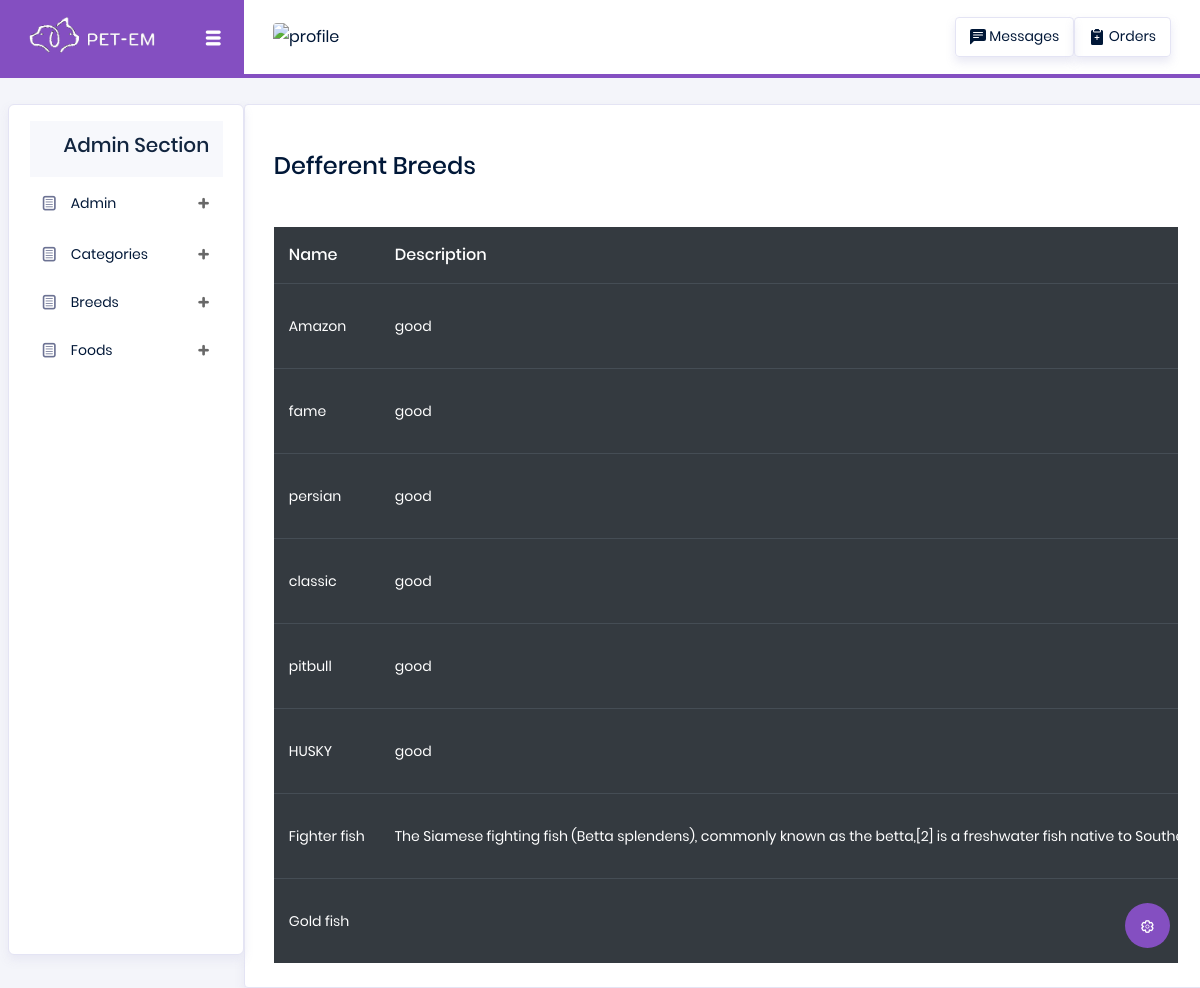
/backend/displaybreed/, run on the app's committed database.
### backend/models.py (models this page shows)
class breeddb(models.Model):
    Breed = models.CharField(max_length=100, blank=True, null=True)
    Description = models.CharField(max_length=100, blank=True, null=True)
    Category = models.CharField(max_length=100, blank=True, null=True)
    Image = models.ImageField(upload_to="media", blank=True, null=True)
    Distributer = models.CharField(max_length=100, blank=True, null=True)
    Dinfo = models.CharField(max_length=100, blank=True, null=True)

### backend/views.py (the view)
# urls.py: path('displaybreed/', views.displaybreed, name="displaybreed"),
def displaybreed(r):
    data=breeddb.objects.all()
    return render(r,"breeddisplay.html",{"data":data})

### backend/templates/breeddisplay.html (shortened to what this page needs)
<!DOCTYPE html>
{% extends "index.html" %}
{% block content %}
<html lang="en">
<head>
</head>
<body>
<div class="card">
                <div class="card-body"><br>
                  <h4>Defferent Breeds</h4>
                  <br>
                  <div class="table-responsive pt-3">
                    <table class="table table-dark">
                      <thead>
                        <tr>
                          <th>
                            Name
                          </th>
                          <th>
                            Description
                          </th>
                        </tr>
                      </thead>
                      <tbody>
                      {% for d in data %}
                        <tr>
                          <td>
                            {{d.Breed}}
                          </td>
                          <td>
                            {{d.Description}}
                          </td>
                        </tr>
                      {% endfor %}
                      </tbody>
                    </table>
                  </div>
                </div>
              </div>
</body>
</html>
{% endblock %}

### backend/templates/index.html (shortened to what this page needs)
<!DOCTYPE html>
{% load static %}
<html lang="en">
<body>
  <link rel="stylesheet" href="{% static 'assets/vendors/typicons/typicons.css' %}">
  <link rel="stylesheet" href="{% static 'assets/vendors/css/vendor.bundle.base.css' %}">
  <link rel="stylesheet" href="{% static 'assets/css/vertical-layout-light/style.css' %}">
  <div class="container-scroller">
    <nav class="navbar col-lg-12 col-12 p-0 fixed-top d-flex flex-row">
      <div class="navbar-brand-wrapper d-flex justify-content-center">
        <div class="navbar-brand-inner-wrapper d-flex justify-content-between align-items-center w-100">
          <a class="navbar-brand brand-logo" href="index.html"><img src="{% static 'assets/images/demo/main_2_w.png' %}" alt="logo"></a>
          <button class="navbar-toggler navbar-toggler align-self-center" type="button" data-toggle="minimize">
            <span class="typcn typcn-th-menu"></span>
          </button>
        </div>
      </div>
      <div class="navbar-menu-wrapper d-flex align-items-center justify-content-end">
        <ul class="navbar-nav mr-lg-2">
          <li class="nav-item nav-profile dropdown">
            <a class="nav-link" href="#" data-toggle="dropdown" id="profileDropdown">
              <img src="{% static 'assets/images/admin.jpg' %}" alt="profile">
            </a>
          </li>
        </ul>
        <ul class="navbar-nav navbar-nav-right">
          <li class="nav-item  mr-0">
            <a class="nav-link   justify-content-center" id="notificationDropdown" href="{% url 'viewmessage' %}" >
               <p class="mb-0 font-weight-normal float-left "> Messages</p>
            </a>
                        <a class="nav-link   justify-content-center" id="notificationDropdown1" href="{% url 'discheckout' %}" >
               <p class="mb-0 font-weight-normal float-left "> Orders</p>
            </a>
          </li>
        </ul>
      </div>
    </nav>
    <div class="container-fluid page-body-wrapper">
      <div class="theme-setting-wrapper">
        <div id="settings-trigger"><i class="typcn typcn-cog-outline"></i></div>
      </div>
      <nav class="sidebar sidebar-offcanvas" id="sidebar">
        <ul class="nav">
          <li class="nav-item active">
            <a class="nav-link" href="{% url 'indexpage' %}">
              &nbsp &nbsp &nbsp &nbsp <span class="menu-title"><h5>Admin Section</h5></span>
            </a>
          </li>
          <li class="nav-item">
            <a class="nav-link" data-toggle="collapse" href="#ui-basic" aria-expanded="false" aria-controls="ui-basic">
              <i class="typcn typcn-document-text menu-icon"></i>
              <span class="mdi mdi-account">Admin</span>
              <i class="menu-arrow"></i>
            </a>
          </li>
          <li class="nav-item">
            <a class="nav-link" data-toggle="collapse" href="#ui-basic" aria-expanded="" aria-controls="ui-basic">
              <i class="typcn typcn-document-text menu-icon"></i>
              <span class="menu-title">Categories</span>
              <i class="menu-arrow"></i>
            </a>
          </li>
           <li class="nav-item">
            <a class="nav-link" data-toggle="collapse" href="#ui-basic" aria-expanded="" aria-controls="ui-basic">
              <i class="typcn typcn-document-text menu-icon"></i>
              <span class="menu-title">Breeds</span>
              <i class="menu-arrow"></i>
            </a>
          </li>
          <li class="nav-item">
            <a class="nav-link" data-toggle="collapse" href="#ui-basic" aria-expanded="" aria-controls="ui-basic">
              <i class="typcn typcn-document-text menu-icon"></i>
              <span class="menu-title">Foods</span>
              <i class="menu-arrow"></i>
            </a>
          </li>
        </ul>
      </nav>
      <div class="main-panel">
        {% block content %}{% endblock %}
  </div>
</body>
</html>

### data on the page
breeddb: Breed "Amazon", Description "good"
breeddb: Breed "fame", Description "good"
breeddb: Breed "persian", Description "good"
breeddb: Breed "classic", Description "good"
breeddb: Breed "pitbull", Description "good"
breeddb: Breed "HUSKY", Description "good"
breeddb: Breed "Fighter fish", Description "The Siamese fighting fish (Betta splendens), commonly known as the betta,[2] is a freshwater fish native to…"
breeddb: Breed "Gold fish"
